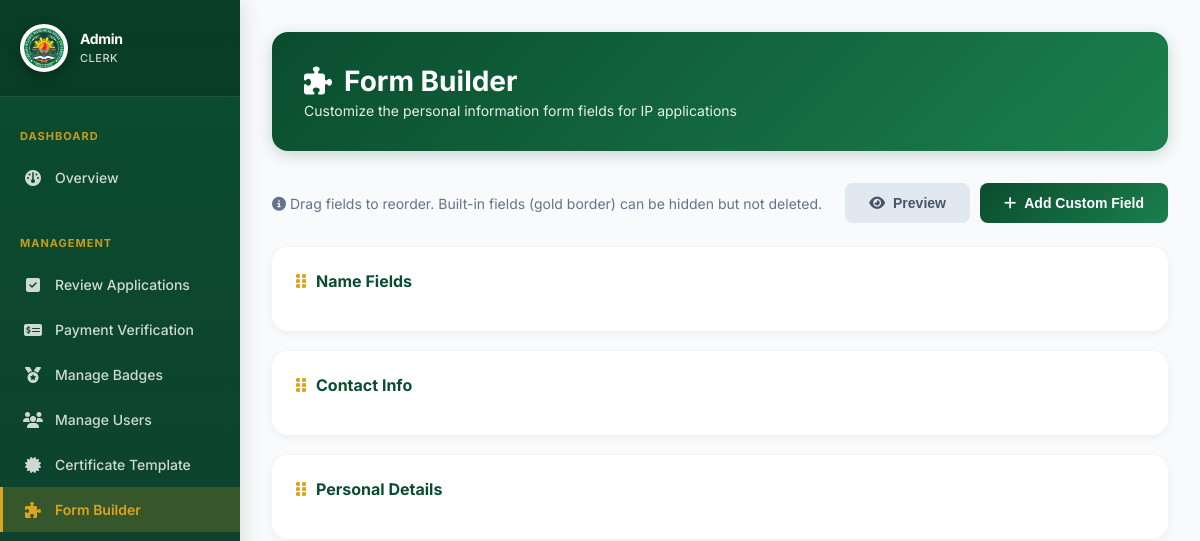
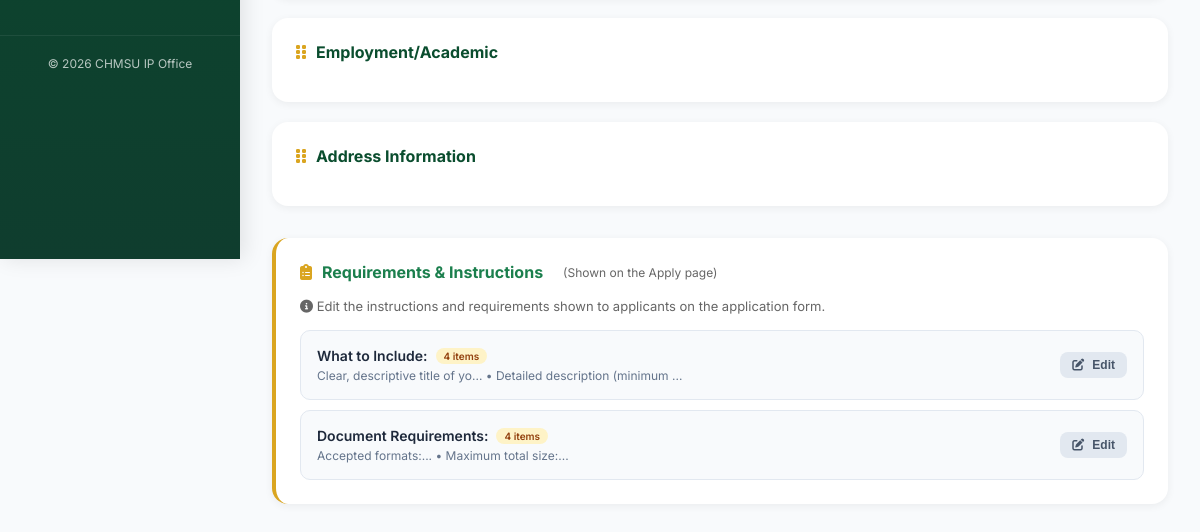
The app's page /admin/manage-form-fields.php (signed in), older data (2 pictures, top to bottom).
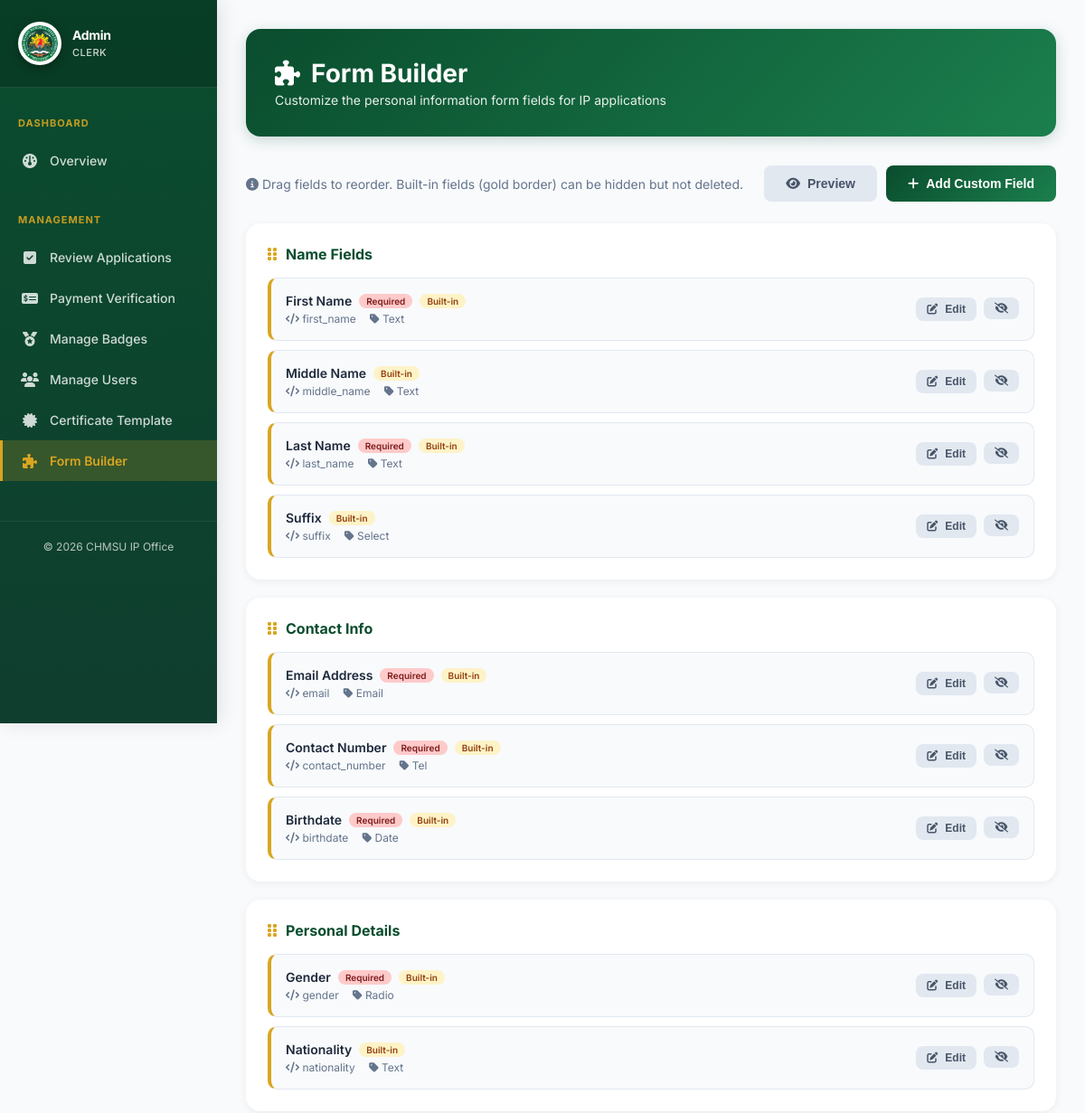
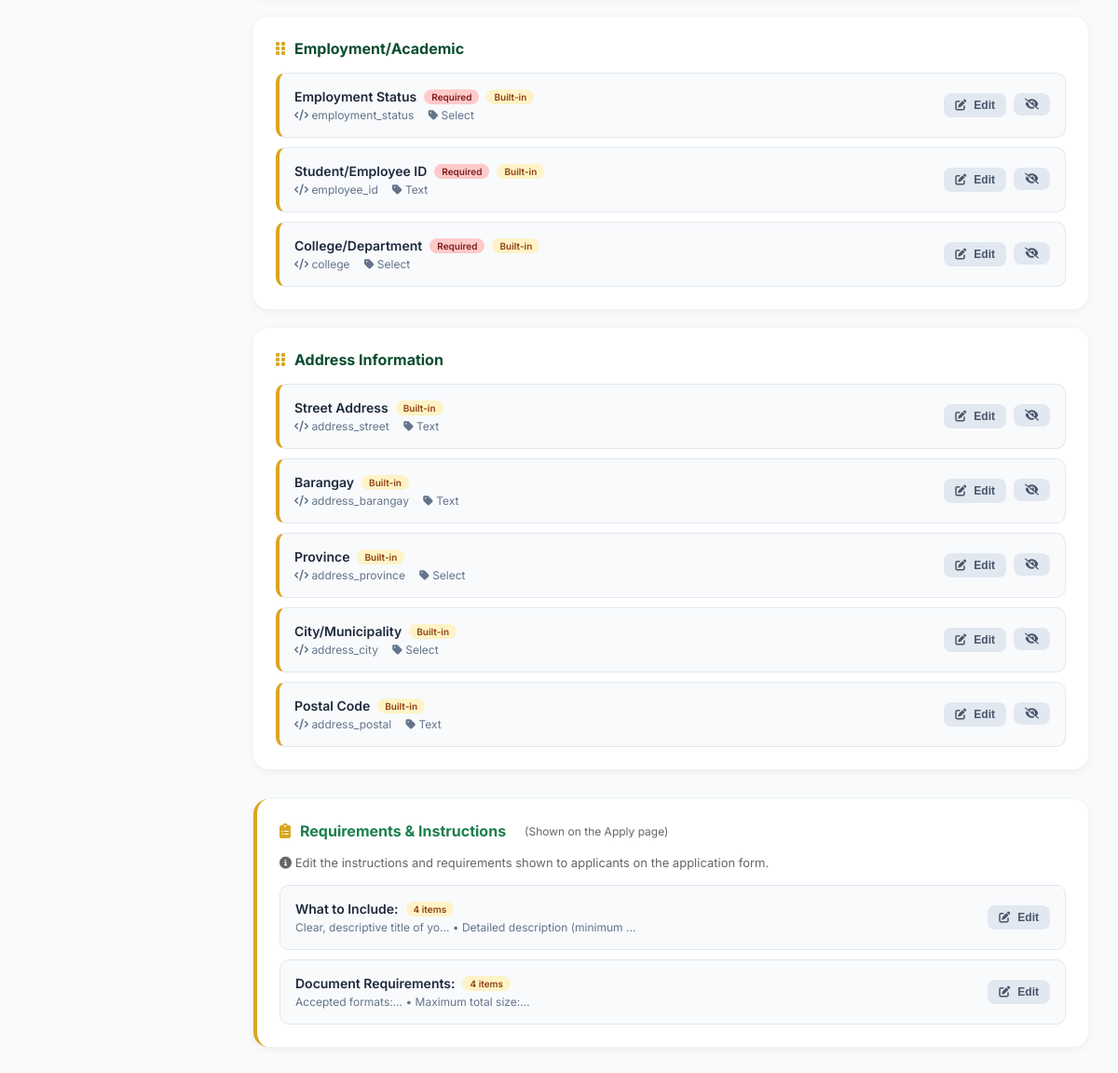
The same page, newer data (2 pictures, top to bottom).
### tables this page shows
CREATE TABLE form_fields (
  id INT PRIMARY KEY AUTO_INCREMENT,
  field_name VARCHAR(100) NOT NULL UNIQUE COMMENT 'Internal field name (snake_case)',
  field_label VARCHAR(255) NOT NULL COMMENT 'Display label for the field',
  field_type ENUM('text', 'email', 'tel', 'date', 'select', 'radio', 'textarea', 'number') NOT NULL DEFAULT 'text',
  field_options TEXT DEFAULT NULL COMMENT 'JSON array for select/radio options',
  placeholder VARCHAR(255) DEFAULT NULL,
  validation_pattern VARCHAR(255) DEFAULT NULL COMMENT 'Regex pattern for validation',
  is_required BOOLEAN DEFAULT FALSE,
  is_active BOOLEAN DEFAULT TRUE,
  is_builtin BOOLEAN DEFAULT FALSE COMMENT 'Built-in fields cannot be deleted',
  field_section ENUM('name', 'contact', 'personal', 'employment', 'address') DEFAULT 'personal',
  field_order INT DEFAULT 0,
  grid_column VARCHAR(50) DEFAULT '1fr' COMMENT 'CSS grid column width',
  created_at TIMESTAMP DEFAULT CURRENT_TIMESTAMP,
  updated_at TIMESTAMP DEFAULT CURRENT_TIMESTAMP ON UPDATE CURRENT_TIMESTAMP,
  INDEX idx_active_order (is_active, field_order),
  INDEX idx_section (field_section)
);

### config/form_fields_helper.php (called while the page is built, shortened)
<?php
function initFormFieldsTable($conn) {
    $result = $conn->query("SHOW TABLES LIKE 'form_fields'");
}
function getAllFormFields($conn) {
    initFormFieldsTable($conn);
    $result = $conn->query("SELECT * FROM form_fields ORDER BY field_section, field_order ASC");
    $fields = [];
    if ($result) {
        while ($row = $result->fetch_assoc()) {
            if (!empty($row['field_options'])) {
                $row['field_options'] = json_decode($row['field_options'], true);
            }
            $fields[] = $row;
        }
    }
    return $fields;
}

### admin/manage-form-fields.php (the view, shortened to what the changed rows need)
<?php
require_once '../config/db.php';
require_once '../config/form_fields_helper.php';
$fields = getAllFormFields($conn);
$sections = ['name' => 'Name Fields', 'contact' => 'Contact Info', 'personal' => 'Personal Details', 'employment' => 'Employment/Academic', 'address' => 'Address Information'];
$instructions_file = __DIR__ . '/../config/form_instructions.json';
$form_instructions = [];
if (file_exists($instructions_file)) {
    $form_instructions = json_decode(file_get_contents($instructions_file), true) ?? [];
}
?>
<!DOCTYPE html>
<html lang="en">
<head>
  <link href="https://cdnjs.cloudflare.com/ajax/libs/font-awesome/6.4.0/css/all.min.css" rel="stylesheet">
</head>
<body>
  <div class="container">
    <div class="page-header">
      <h1><i class="fas fa-puzzle-piece" style="margin-right: 12px;"></i>Form Builder</h1>
    </div>
    <?php foreach ($sections as $sectionKey => $sectionTitle): ?>
      <div class="section-card">
        <div class="section-title">
          <i class="fas fa-grip-vertical"></i>
          <?php echo $sectionTitle; ?>
        </div>
        <div class="field-list" data-section="<?php echo $sectionKey; ?>">
          <?php
          $sectionFields = array_filter($fields, fn($f) => $f['field_section'] === $sectionKey);
          foreach ($sectionFields as $field):
          ?>
            <div class="field-item <?php echo $field['is_builtin'] ? 'builtin' : ''; ?> <?php echo !$field['is_active'] ? 'inactive' : ''; ?>" data-id="<?php echo $field['id']; ?>">
              <div class="field-info">
                <div class="field-name">
                  <?php echo htmlspecialchars($field['field_label']); ?>
                  <?php if ($field['is_required']): ?><span class="badge badge-required">Required</span><?php endif; ?>
                  <?php if ($field['is_builtin']): ?><span class="badge badge-builtin">Built-in</span><?php endif; ?>
                </div>
                <div class="field-meta">
                  <span><i class="fas fa-code"></i> <?php echo htmlspecialchars($field['field_name']); ?></span>
                  <span><i class="fas fa-tag"></i> <?php echo ucfirst($field['field_type']); ?></span>
                </div>
              </div>
              <div class="field-actions">
                <button class="btn btn-secondary btn-small" onclick="editField(<?php echo htmlspecialchars(json_encode($field)); ?>)">
                  <i class="fas fa-edit"></i> Edit
                </button>
                <form method="POST" style="display:inline;">
                  <button type="submit" class="btn btn-secondary btn-small" title="<?php echo $field['is_active'] ? 'Hide field' : 'Show field'; ?>">
                    <i class="fas fa-<?php echo $field['is_active'] ? 'eye-slash' : 'eye'; ?>"></i>
                  </button>
                </form>
              </div>
            </div>
          <?php endforeach; ?>
        </div>
      </div>
    <?php endforeach; ?>
    <div class="section-card" style="border-left: 4px solid #DAA520; margin-top: 32px;">
      <div class="field-list">
        <?php foreach ($form_instructions as $key => $section): ?>
          <div class="field-item" style="cursor: default;">
            <div class="field-info">
              <div class="field-name">
                <?php echo htmlspecialchars($section['title']); ?>
                <span class="badge badge-builtin"><?php echo count($section['items']); ?> items</span>
              </div>
              <div class="field-meta">
                <?php
                  $preview = implode(' • ', array_slice(array_map(function($item) {
                    return strip_tags(substr($item, 0, 30)) . (strlen($item) > 30 ? '...' : '');
                  }, $section['items']), 0, 2));
                ?>
                <span><?php echo htmlspecialchars($preview); ?></span>
              </div>
            </div>
            <div class="field-actions">
              <button class="btn btn-secondary btn-small" onclick="editInstructions('<?php echo $key; ?>', <?php echo htmlspecialchars(json_encode($section)); ?>)">
                <i class="fas fa-edit"></i> Edit
              </button>
            </div>
          </div>
        <?php endforeach; ?>
      </div>
    </div>
  </div>
</body>
</html>

Row changes from the older to the newer data that the page shows:
added form_fields: field_label "First Name", is_required "Required", is_builtin "Built-in", field_name "first_name", field_type "Text", is_active 1 (drawn), shown under "Name Fields"
added form_fields: field_label "Middle Name", is_builtin "Built-in", field_name "middle_name", field_type "Text", is_active 1 (drawn), shown under "Name Fields"
added form_fields: field_label "Last Name", is_required "Required", is_builtin "Built-in", field_name "last_name", field_type "Text", is_active 1 (drawn), shown under "Name Fields"
added form_fields: field_label "Suffix", is_builtin "Built-in", field_name "suffix", field_type "Select", is_active 1 (drawn), shown under "Name Fields"
added form_fields: field_label "Email Address", is_required "Required", is_builtin "Built-in", field_name "email", field_type "Email", is_active 1 (drawn), shown under "Contact Info"
added form_fields: field_label "Contact Number", is_required "Required", is_builtin "Built-in", field_name "contact_number", field_type "Tel", is_active 1 (drawn), shown under "Contact Info"
added form_fields: field_label "Birthdate", is_required "Required", is_builtin "Built-in", field_name "birthdate", field_type "Date", is_active 1 (drawn), shown under "Contact Info"
added form_fields: field_label "Gender", is_required "Required", is_builtin "Built-in", field_name "gender", field_type "Radio", is_active 1 (drawn), shown under "Personal Details"
added form_fields: field_label "Nationality", is_builtin "Built-in", field_name "nationality", field_type "Text", is_active 1 (drawn), shown under "Personal Details"
added form_fields: field_label "Employment Status", is_required "Required", is_builtin "Built-in", field_name "employment_status", field_type "Select", is_active 1 (drawn), shown under "Employment/Academic"
added form_fields: field_label "Student/Employee ID", is_required "Required", is_builtin "Built-in", field_name "employee_id", field_type "Text", is_active 1 (drawn), shown under "Employment/Academic"
added form_fields: field_label "College/Department", is_required "Required", is_builtin "Built-in", field_name "college", field_type "Select", is_active 1 (drawn), shown under "Employment/Academic"
added form_fields: field_label "Street Address", is_builtin "Built-in", field_name "address_street", field_type "Text", is_active 1 (drawn), shown under "Address Information"
added form_fields: field_label "Barangay", is_builtin "Built-in", field_name "address_barangay", field_type "Text", is_active 1 (drawn), shown under "Address Information"
added form_fields: field_label "Province", is_builtin "Built-in", field_name "address_province", field_type "Select", is_active 1 (drawn), shown under "Address Information"
added form_fields: field_label "City/Municipality", is_builtin "Built-in", field_name "address_city", field_type "Select", is_active 1 (drawn), shown under "Address Information"
added form_fields: field_label "Postal Code", is_builtin "Built-in", field_name "address_postal", field_type "Text", is_active 1 (drawn), shown under "Address Information"
